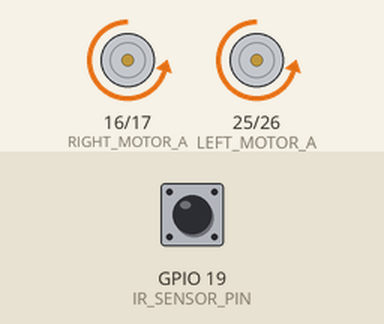
Recording of a sketch running on a simulated ESP32. Parts: motor-driver pin pairs drawn as motors (green arrow = first pin HIGH = forward, orange = second pin HIGH = backward, longer = more drive). The test bench sets the inputs (shaded band); at power-on: GPIO 19 (IR_SENSOR_PIN) LOW. What the sketch prints to the serial monitor is not drawn.

Above: at 2.8 s.
2.9 s: GPIO 19 (IR_SENSOR_PIN) driven HIGH
At 3.4 s:
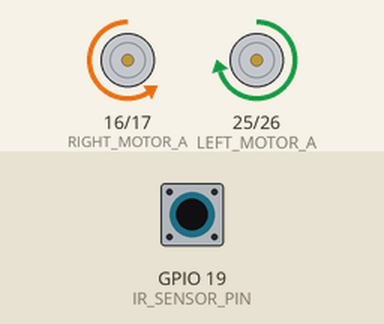
4.5 s: GPIO 19 (IR_SENSOR_PIN) pulsed LOW 2 times (0.12 s each, 0.3 s apart)
At 4.9 s:
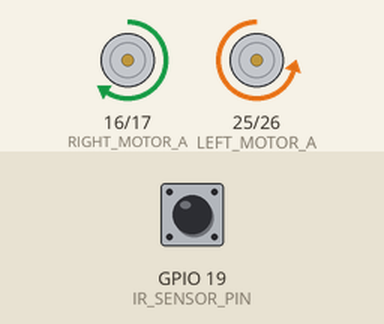
9.2 s: GPIO 19 (IR_SENSOR_PIN) driven LOW
At 9.6 s:
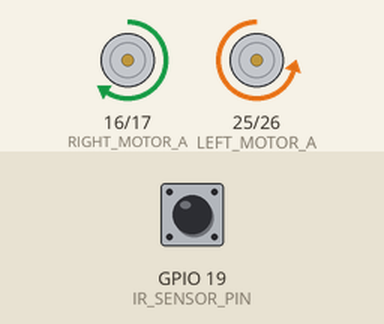
Timing chart, 0 to 19.2 s (numbered marks = the images above; inputs shaded):
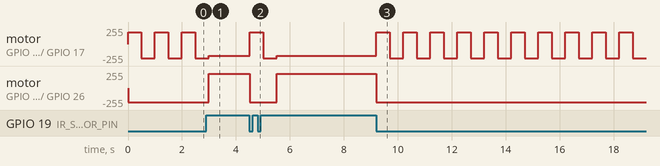

The sketch:

obs_avoindance_logic_final.ino
```cpp
// Connections:
// ESP 32    Motor driver
// D25       A-1A
// D26       A-1B
// RX2       B-1A
// TX2       B-2A
// GND       GND
// VIN       VCC   (indirectly to external battery)
// GND              external battery ground
// VIN to ext battery

// ESP 32      IR OBJ detector
// 3V3         VCC
// GND         GND
// OUT         D19

// Define Motor Control Pins
const int LEFT_MOTOR_A = 25; // A-1A
const int RIGHT_MOTOR_A = 16; // B-1A
const int LEFT_MOTOR_B = 26; // A-1B
const int RIGHT_MOTOR_B = 17; // B-2A
const int fullSpeed = 255; // full speed at which motors can operate

const float midSpeed = (0.85)*fullSpeed;   // 50% speed

float operatingSpeed = midSpeed;  //present speed of motors
// Calibration factors (adjust between 0.8 and 1.0)
float aMotorTrim  = 0.80;
float bMotorTrim = 1.00;

// Define the IR sensor input pin
const int IR_SENSOR_PIN = 19;
bool irObstacle;   // true if obstacle present else false
unsigned long lastActionTime = 0; // tracks the last time any movement command what executed

void setup() {

  // Set all motor control pins as outputs
  pinMode(LEFT_MOTOR_A, OUTPUT);
  pinMode(LEFT_MOTOR_B, OUTPUT);
  pinMode(RIGHT_MOTOR_A, OUTPUT);
  pinMode(RIGHT_MOTOR_B, OUTPUT);

  // Ensure everything starts turned off
  stopMotors();

  Serial.begin(115200); // Initialize serial communication and debugging

  pinMode(IR_SENSOR_PIN, INPUT); // Set GPIO 19 as an INPUT pin

}

void loop() {

  //detecting if object present at back
  irObstacle = (digitalRead(IR_SENSOR_PIN) == LOW); // LOW means object detected

  if (irObstacle) {
    Serial.println("Object detected!");
  }


  // Setting up operating speeds depending on any object behind the clock
  if (irObstacle) {
    Serial.println("moving backward");
    moveBackward();
    delay(500);

    Serial.println("turning right");
    turnRight();
    delay(500);
  }
  else {
    Serial.println("moving forward");
    moveForward();
  }

}

// Function for basic forward movement in case of no significant event required (turn left, turn right or speed up)
// Use same function for speed up but set operatingSpeed == midSpeed or fastSpeed (after testing)
void moveForward() {
  //Left motor
  analogWrite(RIGHT_MOTOR_A, 0);
  analogWrite(RIGHT_MOTOR_B, operatingSpeed*aMotorTrim);
  //Right motor
  analogWrite(LEFT_MOTOR_A, operatingSpeed*bMotorTrim);
  analogWrite(LEFT_MOTOR_B, 0);

}

void moveBackward() {
  //Left Motor
  analogWrite(RIGHT_MOTOR_A, operatingSpeed*aMotorTrim);
  analogWrite(RIGHT_MOTOR_B, 0);
  //Right Motor
  analogWrite(LEFT_MOTOR_A, 0);
  analogWrite(LEFT_MOTOR_B, operatingSpeed*bMotorTrim);

}

// Function to turn right
void turnRight() {
  analogWrite(RIGHT_MOTOR_A, 0);
  analogWrite(RIGHT_MOTOR_B, operatingSpeed);

  analogWrite(LEFT_MOTOR_A, 0);
  analogWrite(LEFT_MOTOR_B, operatingSpeed);

}


// Stop the motors
void stopMotors() {
  analogWrite(LEFT_MOTOR_A, 0);
  analogWrite(RIGHT_MOTOR_A, 0);
  analogWrite(LEFT_MOTOR_B, 0);
  analogWrite(RIGHT_MOTOR_B, 0);
}
```

Measured:
- after the input at 2.9 s, motor on GPIO 25 (LEFT_MOTOR_A) / GPIO 26 (LEFT_MOTOR_B): backward 216/255 → forward 216/255 after 0.10 s
- after the input at 4.5 s, motor on GPIO 16 (RIGHT_MOTOR_A) / GPIO 17 (RIGHT_MOTOR_B): backward 173/255 → forward 173/255 at once, → backward 216/255 0.50 s later, → backward 173/255 0.50 s later; motor on GPIO 25 (LEFT_MOTOR_A) / GPIO 26 (LEFT_MOTOR_B): forward 216/255 → backward 216/255 at once, → forward 216/255 1.0 s later
- after the input at 9.2 s, motor on GPIO 16 (RIGHT_MOTOR_A) / GPIO 17 (RIGHT_MOTOR_B): alternates backward 216/255 for 0.50 s and forward 173/255 for 0.50 s, starting at once; motor on GPIO 25 (LEFT_MOTOR_A) / GPIO 26 (LEFT_MOTOR_B): forward 216/255 → backward 216/255 at once
- by itself, motor on GPIO 16 (RIGHT_MOTOR_A) / GPIO 17 (RIGHT_MOTOR_B): alternates backward 216/255 for 0.50 s and forward 173/255 for 0.50 s
